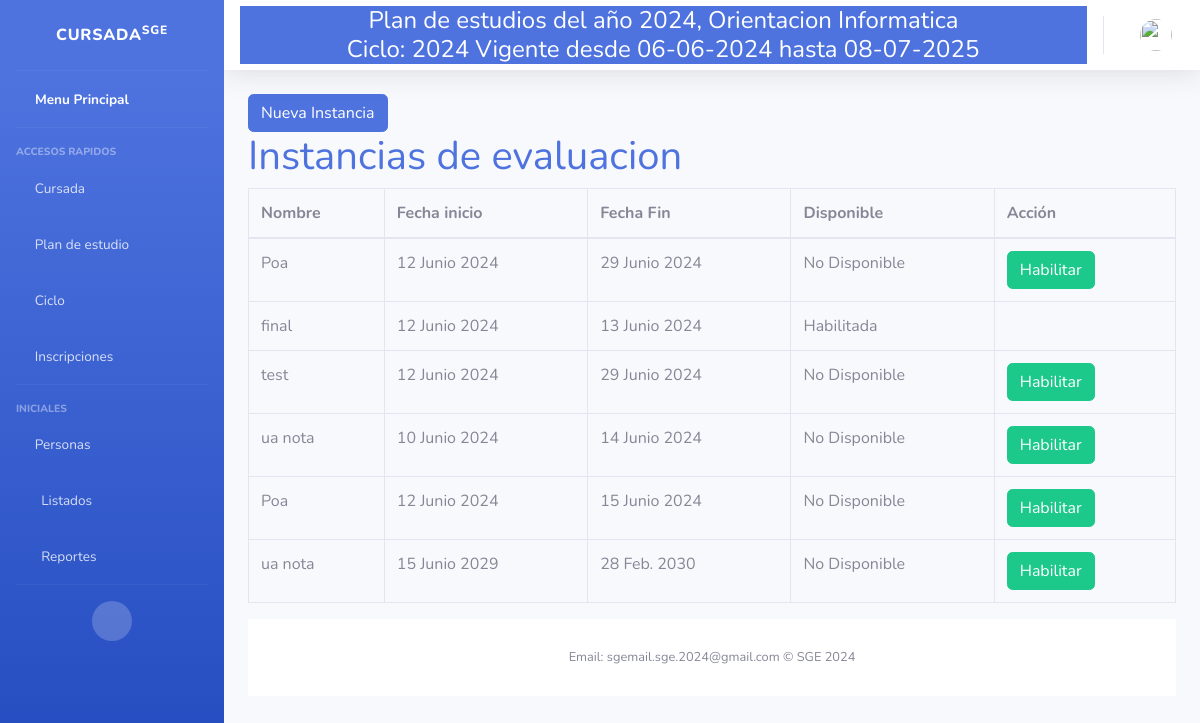
The page /Clases/verInstancias on the database as committed earlier.
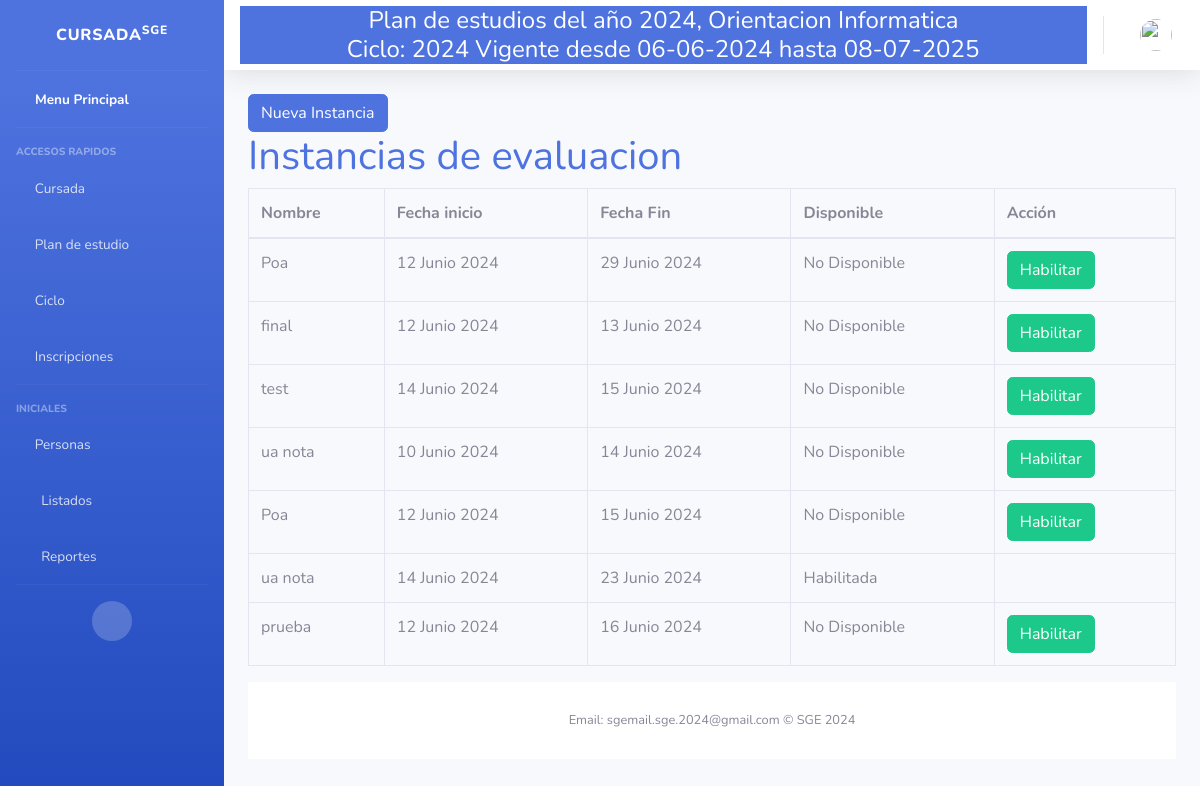
The same page on the database as committed later.
### Core/models.py (models this page shows, shortened)
class PlanDeEstudios(models.Model):
    MAXCODIGO=20
    MAXANIO=4
    MAXORIENTACION= 50
    MAXNIVEL= 50
    MAXDESCRIPCION=50
    codigo= models.CharField(
        help_text="Ej: 123456",
        unique=True,
        max_length=MAXCODIGO,
        null=False,
        blank=False,
        error_messages={
            'blank': "El nombre es obligatorio"
        }
    )
    anio = models.CharField(
        help_text="Ej: 2024",
        unique=False,
        max_length=MAXANIO,
        null=True,
        blank=False,
        default= 1,
        error_messages={
            'blank': "el anio es obligatorio"
        }
    )
    orientacion = models.CharField(
        help_text="Ej: Profesorado de educacion primaria",
        unique=False,
        max_length=MAXORIENTACION,
        null=False,
        blank=False,
        primary_key=False,
        error_messages={
            'blank': "la orientacion es obligatoria"
        }
    )
    nivel = models.CharField(
        help_text="Ej: Primario",
        unique=False,
        max_length= MAXORIENTACION,
        null=False,
        blank=False,
        error_messages={
            'blank': "El nivel es obligatorio"
        }
    )
    descripcion = models.CharField(
        help_text="Ej: descripcion del plan de estudios",
        unique=False,
        max_length= MAXDESCRIPCION,
        null=False,
        blank=True,
    )
    esActual = models.BooleanField(
        default= True
    )
    implementado = models.BooleanField(
        default= False
    )
    cantidadAnios = models.PositiveIntegerField()
    def __str__(self):
        return "Plan de estudios del año {0}, Orientacion {1}".format(self.anio, self.orientacion)

class Ciclo (models.Model):
    anioCalendario = models.CharField(
        help_text="Ej: 2024",
        max_length=4,
        unique= True)
    fechaInicio = models.DateField(help_text="Ej: 16/02/2024",
                                   default=now)
    plan = models.ForeignKey(PlanDeEstudios, blank=False, on_delete=models.CASCADE)
    fechaFin = models.DateField(help_text="Ej: 28/11/2024",)
    esActual = models.BooleanField(
        default= True
    )
    def __str__(self):
        return "{0} Vigente desde {1} hasta {2}".format(self.anioCalendario,self.fechaInicio.strftime("%d-%m-%Y"), self.fechaFin.strftime("%d-%m-%Y"))

class Instancia(models.Model):
    ciclo = models.ForeignKey(Ciclo, on_delete=models.CASCADE)
    nombre = models.CharField(help_text="Ej: Nota Final"
                              ,max_length= 50)
    disponible = models.BooleanField(default = False)
    fecha_inicio = models.DateField(help_text="Ej: 16/02/2024",
                                   default=now)
    fecha_fin = models.DateField(help_text="Ej: 16/02/2024")

### Clases/views.py (the view)
class instancias_list(ListView):
    model = Instancia
    template_name = 'Calificacion/instancias.html'

### Clases/templates/Calificacion/instancias.html (shortened to what this page needs)
{% extends 'index.html' %}
{% load bootstrap5 %}
{% block content %}
    <div class="content">
        <a href="/Clases\altaInstancia">
            <button class="btn btn-primary">Nueva Instancia</button>
        </a>
        <h1><a href="#">Instancias de evaluacion</a></h1>
        <div class="hidden orden-listado">
            <div class="flex-md-column-reverse">
                <table class="table table-bordered table-hover">
                    <thead class="hidden orden-listado">
                        <tr class="table-hover">
                            <th>Nombre</th>
                            <th>Fecha inicio</th>
                            <th>Fecha Fin</th>
                            <th>Disponible</th>
                            <th>Acción</th>
                        </tr>
                    </thead>
                    <tbody>
                        {% block tabla %}
                            {% if object_list %}
                                {% for instancia in object_list %}
                                    <tr>
                                        <td>{{ instancia.nombre }}</td>
                                        <td>{{ instancia.fecha_inicio }}</td>
                                        <td>{{ instancia.fecha_fin }}</td>
                                        {% if instancia.disponible %}
                                            <td>Habilitada</td>
                                        {% else %}
                                        <td>No Disponible</td>
                                        {% endif %}
                                        <td>
                                            {% if not instancia.disponible %}
                                                <button class="btn btn-success btn-habilitar" data-instancia-id="{{ instancia.id }}" data-bs-toggle="modal" data-bs-target="#habilitarModal">Habilitar</button>
                                            {% endif %}
                                        </td>
                                    </tr>
                                {% endfor %}
                            {% else %}
                                <tr>
                                    <td colspan="5">NO HAY INSTANCIAS PARA LISTAR</td>
                                </tr>
                            {% endif %}
                        {% endblock tabla %}
                    </tbody>
                </table>
            </div>
        </div>
    </div>
{% endblock %}

### principal/templates/index.html (shortened to what this page needs)
<!DOCTYPE html>
<html lang="en">
<head>
    <link href="https://cdn.jsdelivr.net/npm/bootstrap@5.2.3/dist/css/bootstrap.min.css" rel="stylesheet">
    <link href= "{% static 'vendor/fontawesome-free/css/all.min.css' %}" rel="stylesheet" type="text/css">
    <link href="{% static 'css/sb-admin-2.min.css' %}" rel="stylesheet">
    {% load bootstrap5 %}
</head>
{% block sidebar %}
<body id="page-top">
    <div id="wrapper">
        <ul class="navbar-nav bg-gradient-primary sidebar sidebar-dark accordion" id="accordionSidebar">
            <a class="sidebar-brand d-flex align-items-center justify-content-center" href="/">
                <div class="sidebar-brand-text mx-3">Cursada<sup>SGE</sup></div>
            </a>
            <hr class="sidebar-divider my-0">
            <li class="nav-item active">
                <a class="nav-link" href="/">
                    <i class="fas fa-school "></i>
                    <span>Menu Principal</span></a>
            </li>
            <hr class="sidebar-divider">
            <div class="sidebar-heading">
                Accesos Rapidos
            </div>
            {% if request.hayCicloActivo %}
            <li class="nav-item">
                <a class="nav-link collapsed" href="#" data-toggle="collapse" data-target="#collapseTree"
                    aria-expanded="true" aria-controls="collapseTwo">
                    <i class="far fa-file"></i>
                    <span>Cursada</span>
                </a>
            </li>
            {% endif %}
            <li class="nav-item">
                <a class="nav-link collapsed" href="#" data-toggle="collapse" data-target="#collapseTwo"
                    aria-expanded="true" aria-controls="collapseTwo">
                    <i class="far fa-calendar-alt "></i>
                    <span>Plan de estudio</span>
                </a>
            </li>
            {% if request.hayPlan %}
            <li class="nav-item">
                <a class="nav-link collapsed" href="#" data-toggle="collapse" data-target="#collapseCiclo"
                    aria-expanded="true" aria-controls="collapseTwo">
                    <i class="fas fa-chalkboard-teacher"></i>
                    <span>Ciclo</span>
                </a>
            </li>
            {% endif %}
            {% if request.hayCicloActivo %}
            <li class="nav-item">
                <a class="nav-link collapsed" href="#" data-toggle="collapse" data-target="#collapseUtilities"
                    aria-expanded="true" aria-controls="collapseUtilities">
                    <i class="fas fa-user-check"></i>
                    <span>Inscripciones</span>
                </a>
            </li>
            {% endif %}
            <hr class="sidebar-divider">
            <div class="sidebar-heading">
                Iniciales
            </div>
            <li class="nav-item">
                <a class="nav-link collapsed" href="#" data-toggle="collapse" data-target="#collapsePages"
                    aria-expanded="true" aria-controls="collapsePages">
                    <i class="fas fa-user-graduate fa-folder"></i>
                    <span>Personas</span>
                </a>
            </li>
            <li class="nav-item">
                <a class="nav-link collapsed" href="#" data-toggle="collapse" data-target="#collapseList"
                    aria-expanded="true" aria-controls="collapsePages">
                    <i class="fas fa-fw fa-table"></i>
                    <span>Listados</span>
                </a>
            </li>
            <li class="nav-item">
                <a class="nav-link collapsed" href="#" data-toggle="collapse" data-target="#collapseRep"
                    aria-expanded="true" aria-controls="collapsePages">
                    <i class="fas fa-fw fa-chart-area"></i>
                    <span>Reportes</span>
                </a>
            </li>
            <hr class="sidebar-divider d-none d-md-block">
            <div class="text-center d-none d-md-inline">
                <button class="rounded-circle border-0" id="sidebarToggle"></button>
            </div>
            {% endblock sidebar %}
        </ul>
        <div id="content-wrapper" class="d-flex flex-column">
            <div id="content">
<nav class="navbar navbar-expand navbar-light bg-white topbar mb-4 static-top shadow">
    <div class="container input-group btn-primary d-flex flex-column">
        <h4 class="mb-0">{{request.plan}}</h4>
        <h4 class="mb-0">Ciclo: {{request.ciclo}}</h4>
    </div>
    <ul class="navbar-nav ml-auto">
        <li class="nav-item dropdown no-arrow">
            <a class="nav-link dropdown-toggle" href="#" id="userDropdown" role="button"
                data-toggle="dropdown" aria-haspopup="true" aria-expanded="false">
                <img class="img-profile rounded-circle" src="{% static 'img/undraw_profile.svg' %}">
            </a>
        </li>
    </ul>
</nav>
                <div class="container-fluid">
                {% block content %}{% endblock content %}
    {% block footer %}
    <footer class="sticky-footer bg-white">
        <div class="container my-auto">
            <div class="copyright text-center my-auto">
                <span>Email: sgemail.sge.2024@gmail.com &copy; SGE 2024</span>
            </div>
        </div>
    </footer>
    {% endblock footer %}
        </div>
</body>
</html>

Rows that differ between the two databases and show on the page:
changed Instancia "final": disponible "Habilitada" → "No Disponible Habilitar"
changed Instancia "test": fecha_inicio "12 Junio 2024" → "14 Junio 2024"; fecha_fin "29 Junio 2024" → "15 Junio 2024"
changed Instancia: fecha_inicio "15 Junio 2029" → "14 Junio 2024"; fecha_fin "28 Feb. 2030" → "23 Junio 2024"; disponible "No Disponible Habilitar" → "Habilitada"
added Instancia: nombre "prueba", fecha_inicio "12 Junio 2024", fecha_fin "16 Junio 2024", disponible "No Disponible"
